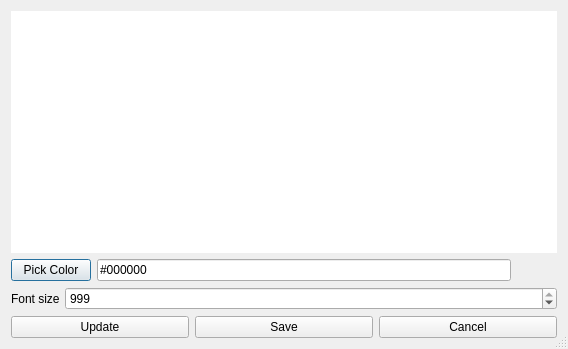
<?xml version="1.0" encoding="UTF-8"?>
<ui version="4.0">
 <class>Dialog</class>
 <widget class="QDialog" name="Dialog">
  <property name="geometry">
   <rect>
    <x>0</x>
    <y>0</y>
    <width>568</width>
    <height>349</height>
   </rect>
  </property>
  <property name="focusPolicy">
   <enum>Qt::NoFocus</enum>
  </property>
  <property name="windowTitle">
   <string>Dialog</string>
  </property>
  <property name="windowIcon">
   <iconset>
    <normaloff>../../assets/logo.png</normaloff>../../assets/logo.png</iconset>
  </property>
  <property name="sizeGripEnabled">
   <bool>true</bool>
  </property>
  <property name="modal">
   <bool>true</bool>
  </property>
  <layout class="QVBoxLayout" name="verticalLayout">
   <item>
    <widget class="PhotoViewer" name="preview_pixmap">
     <property name="frameShape">
      <enum>QFrame::NoFrame</enum>
     </property>
     <property name="verticalScrollBarPolicy">
      <enum>Qt::ScrollBarAlwaysOff</enum>
     </property>
     <property name="horizontalScrollBarPolicy">
      <enum>Qt::ScrollBarAlwaysOff</enum>
     </property>
     <property name="sizeAdjustPolicy">
      <enum>QAbstractScrollArea::AdjustIgnored</enum>
     </property>
     <property name="renderHints">
      <set>QPainter::Antialiasing|QPainter::SmoothPixmapTransform|QPainter::TextAntialiasing</set>
     </property>
     <property name="dragMode">
      <enum>QGraphicsView::ScrollHandDrag</enum>
     </property>
     <property name="transformationAnchor">
      <enum>QGraphicsView::AnchorUnderMouse</enum>
     </property>
     <property name="resizeAnchor">
      <enum>QGraphicsView::AnchorUnderMouse</enum>
     </property>
     <property name="viewportUpdateMode">
      <enum>QGraphicsView::MinimalViewportUpdate</enum>
     </property>
    </widget>
   </item>
   <item>
    <layout class="QHBoxLayout" name="layout_1">
     <item>
      <widget class="QPushButton" name="pick_color">
       <property name="text">
        <string>Pick Color</string>
       </property>
      </widget>
     </item>
     <item>
      <widget class="QLineEdit" name="color_hex_line">
       <property name="text">
        <string>#000000</string>
       </property>
       <property name="readOnly">
        <bool>true</bool>
       </property>
      </widget>
     </item>
     <item>
      <widget class="QLabel" name="color_preview">
       <property name="minimumSize">
        <size>
         <width>40</width>
         <height>0</height>
        </size>
       </property>
       <property name="maximumSize">
        <size>
         <width>16777215</width>
         <height>20</height>
        </size>
       </property>
       <property name="autoFillBackground">
        <bool>false</bool>
       </property>
       <property name="text">
        <string/>
       </property>
      </widget>
     </item>
    </layout>
   </item>
   <item>
    <layout class="QHBoxLayout" name="layout_2">
     <item>
      <widget class="QLabel" name="fs_label">
       <property name="maximumSize">
        <size>
         <width>48</width>
         <height>16777215</height>
        </size>
       </property>
       <property name="text">
        <string>Font size</string>
       </property>
      </widget>
     </item>
     <item>
      <widget class="QSpinBox" name="fs_spinbox">
       <property name="minimum">
        <number>1</number>
       </property>
       <property name="maximum">
        <number>999</number>
       </property>
       <property name="value">
        <number>999</number>
       </property>
      </widget>
     </item>
    </layout>
   </item>
   <item>
    <layout class="QHBoxLayout" name="layout_3">
     <property name="sizeConstraint">
      <enum>QLayout::SetDefaultConstraint</enum>
     </property>
     <item>
      <widget class="QPushButton" name="preview">
       <property name="text">
        <string>Update</string>
       </property>
      </widget>
     </item>
     <item>
      <widget class="QPushButton" name="save">
       <property name="text">
        <string>Save</string>
       </property>
      </widget>
     </item>
     <item>
      <widget class="QPushButton" name="cancel">
       <property name="text">
        <string>Cancel</string>
       </property>
      </widget>
     </item>
    </layout>
   </item>
  </layout>
 </widget>
 <customwidgets>
  <customwidget>
   <class>PhotoViewer</class>
   <extends>QGraphicsView</extends>
   <header>caspy3/qt_assets/pixmap_viewer.h</header>
  </customwidget>
 </customwidgets>
 <resources/>
 <connections/>
</ui>
